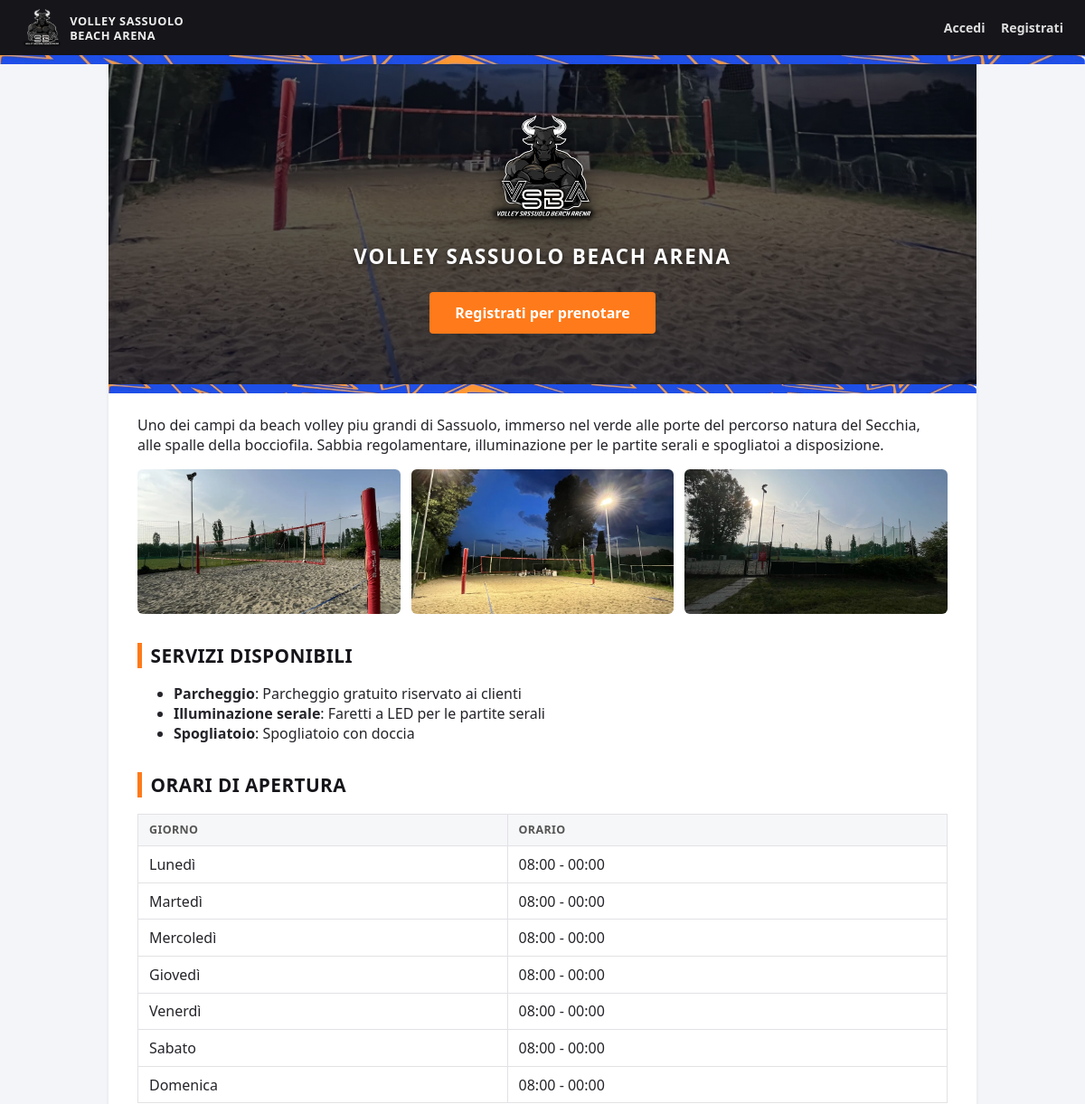
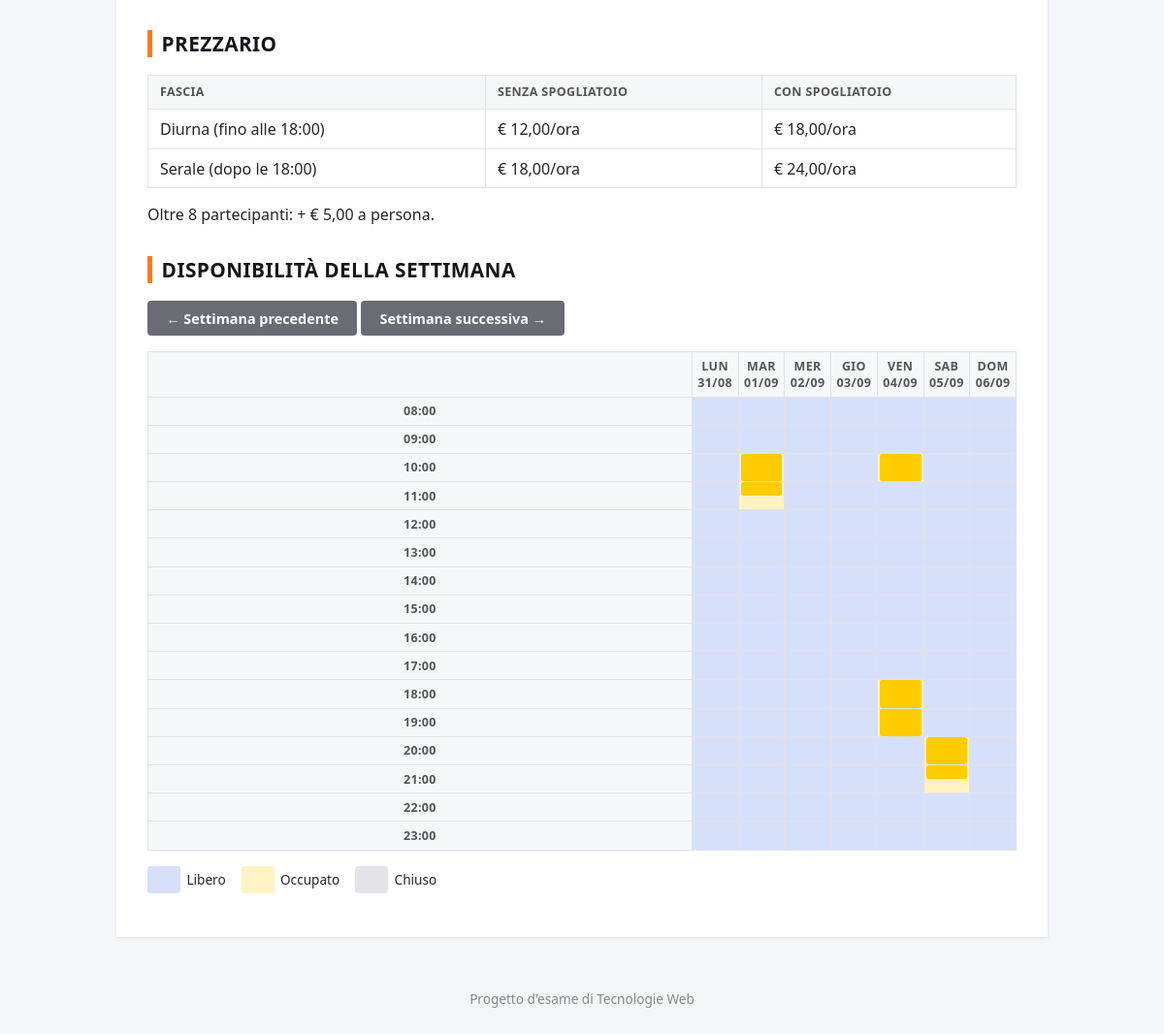
The page / on the database its author committed (2 pictures, top to bottom).
### struttura/models.py (models this page shows, shortened)
class Campo(models.Model):
    nome = models.CharField(max_length=100, default='Campo da Beach Volley')
    descrizione = models.TextField(blank=True)

class Servizio(models.Model):
    nome = models.CharField(max_length=100)
    descrizione = models.CharField(max_length=255, blank=True)
    disponibile = models.BooleanField(default=True)

class OrarioApertura(models.Model):
    class Giorno(models.IntegerChoices):
        LUNEDI = 0, 'Lunedì'
        MARTEDI = 1, 'Martedì'
        MERCOLEDI = 2, 'Mercoledì'
        GIOVEDI = 3, 'Giovedì'
        VENERDI = 4, 'Venerdì'
        SABATO = 5, 'Sabato'
        DOMENICA = 6, 'Domenica'
    giorno_settimana = models.IntegerField(choices=Giorno.choices, unique=True)
    aperto = models.BooleanField(default=True)
    ora_apertura = models.TimeField(default='08:00')
    ora_chiusura = models.TimeField(default='00:00', help_text='00:00 = mezzanotte')
    class Meta:
        ordering = ['giorno_settimana']

class Tariffa(models.Model):
    prezzo_diurno_no_spogliatoio = models.DecimalField(max_digits=6, decimal_places=2, default=12)
    prezzo_diurno_spogliatoio = models.DecimalField(max_digits=6, decimal_places=2, default=18)
    prezzo_serale_no_spogliatoio = models.DecimalField(max_digits=6, decimal_places=2, default=18)
    prezzo_serale_spogliatoio = models.DecimalField(max_digits=6, decimal_places=2, default=24)
    soglia_partecipanti = models.PositiveIntegerField(default=8)
    sovrapprezzo_persona_extra = models.DecimalField(max_digits=6, decimal_places=2, default=5)
    aggiornata_il = models.DateTimeField(auto_now=True)
    @classmethod
    def get_attuale(cls):
        tariffa = cls.objects.first()
        if tariffa is None:
            tariffa = cls.objects.create()
        return tariffa

### struttura/views.py (the view)
# urls.py: path('', home, name='home'),  # home page pubblica, alla radice del sito
def home(request):
    _assicura_orari_default()
    lunedi = _parse_lunedi(request)
    return render(request, 'struttura/home.html', {
        'campo': Campo.objects.first(),
        'servizi': Servizio.objects.filter(disponibile=True),
        'orari': OrarioApertura.objects.all(),
        'tariffa': Tariffa.get_attuale(),
        'lunedi': lunedi,
        **_contesto_calendario(request, lunedi),
    })

### prenotazioni/context_processors.py (called while the page is built)
def notifiche(request):
    user = getattr(request, 'user', None)
    if not user or not user.is_authenticated:
        return {}
    return {'notifiche_non_lette': user.notifiche.filter(letta=False).count()}

### struttura/time_utils.py (called while the page is built)
def minuti_dalla_mezzanotte(ora, fine_giornata=False):
    minuti = ora.hour * 60 + ora.minute
    if fine_giornata and minuti == 0:
        return 24 * 60
    return minuti

### struttura/views.py (called while the page is built)
def _parse_lunedi(request):
    valore = request.GET.get('inizio')
    if valore:
        try:
            data = datetime.date.fromisoformat(valore)
        except ValueError:
            data = timezone.localdate()
    else:
        data = timezone.localdate()
    return data - datetime.timedelta(days=data.weekday())

def _assicura_orari_default():
    if OrarioApertura.objects.count() < 7:
        esistenti = set(OrarioApertura.objects.values_list('giorno_settimana', flat=True))
        for giorno, _ in OrarioApertura.Giorno.choices:
            if giorno not in esistenti:
                OrarioApertura.objects.create(giorno_settimana=giorno)

def _contesto_calendario(request, lunedi):
    return {
        'calendario': calendario_settimana(lunedi),
        'settimana_prec': lunedi - datetime.timedelta(days=7),
        'settimana_succ': lunedi + datetime.timedelta(days=7),
        'puo_prenotare': not request.user.is_authenticated or request.user.is_cliente,
        'oggi': timezone.localdate(),
    }

### templates/struttura/home.html (shortened to what this page needs)
{% extends "base.html" %}
{% load l10n static %}
{% block content %}
<div class="hero">
    <img class="hero-logo" src="{% static 'img/vsba-toro.webp' %}" alt="VSBA">
    <p class="logo-sub">{{ campo.nome|default:"Volley Sassuolo Beach Arena" }}</p>
    {% if user.is_authenticated and user.is_cliente %}
        <a class="btn" href="{% url 'prenotazioni:nuova' %}">Prenota ora</a>
    {% elif not user.is_authenticated %}
        <a class="btn" href="{% url 'accounts:signup' %}">Registrati per prenotare</a>
    {% endif %}
</div>
<div class="pattern-band"></div>
<p>{{ campo.descrizione }}</p>
<div class="gallery">
    <img src="{% static 'img/campo-1.webp' %}" alt="Campo da beach volley">
    <img src="{% static 'img/campo-2.webp' %}" alt="Campo illuminato di sera">
    <img src="{% static 'img/campo-4.webp' %}" alt="Rete e recinzione del campo">
</div>
<h2>Servizi disponibili</h2>
{% if servizi %}
    <ul>
        {% for s in servizi %}<li><strong>{{ s.nome }}</strong>{% if s.descrizione %}: {{ s.descrizione }}{% endif %}</li>{% endfor %}
    </ul>
{% else %}
    <p>Nessun servizio elencato al momento.</p>
{% endif %}
<h2>Orari di apertura</h2>
<table>
    <thead><tr><th>Giorno</th><th>Orario</th></tr></thead>
    <tbody>
    {% for o in orari %}
        <tr>
            <td>{{ o.get_giorno_settimana_display }}</td>
            <td>{% if o.aperto %}{{ o.ora_apertura|time:"H:i" }} - {{ o.ora_chiusura|time:"H:i" }}{% else %}Chiuso{% endif %}</td>
        </tr>
    {% endfor %}
    </tbody>
</table>
<h2>Prezzario</h2>
<table>
    <thead><tr><th>Fascia</th><th>Senza spogliatoio</th><th>Con spogliatoio</th></tr></thead>
    <tbody>
        <tr><td>Diurna (fino alle 18:00)</td><td>€ {{ tariffa.prezzo_diurno_no_spogliatoio }}/ora</td><td>€ {{ tariffa.prezzo_diurno_spogliatoio }}/ora</td></tr>
        <tr><td>Serale (dopo le 18:00)</td><td>€ {{ tariffa.prezzo_serale_no_spogliatoio }}/ora</td><td>€ {{ tariffa.prezzo_serale_spogliatoio }}/ora</td></tr>
    </tbody>
</table>
<p>Oltre {{ tariffa.soglia_partecipanti }} partecipanti: + € {{ tariffa.sovrapprezzo_persona_extra }} a persona.</p>
<h2>Disponibilità della settimana</h2>
<div id="calendario-wrapper" data-endpoint="{% url 'struttura:calendario_ajax' %}">
    {% include "struttura/_calendario.html" %}
</div>
{% endblock %}

### static/css/style.css (style rules this page uses)
:root { --vsba-blue: #1533e6; --vsba-blue-dark: #0d1f8f; --vsba-orange: #ff7a1a; --vsba-yellow: #ffcc00; --vsba-black: #15151a; --vsba-pink: #f62350; --border: #e2e2e6; --text: #24242a; --success: #2a9d8f; --danger: #d64545; --font-display: "Segoe UI", Arial, sans-serif; }
* { box-sizing: border-box; }
body { font-family: "Segoe UI", Arial, sans-serif; margin: 0; color: var(--text); background: #f4f5f8; }
a { color: var(--vsba-blue); }
h1, h2, h3 { font-family: var(--font-display); font-weight: 800; }
h2 { color: var(--vsba-black); font-size: 1.3rem; text-transform: uppercase; letter-spacing: 0.02em; border-left: 5px solid var(--vsba-orange); padding-left: 0.6rem; margin-top: 2rem; }
.pattern-band { height: 10px; background-image: url('../img/sfondo-vsba.webp'); background-size: cover; background-position: center; }
.hero + .pattern-band { margin: 0 -2rem 1.5rem; }
table { border-collapse: collapse; width: 100%; margin: 1rem 0; }
th, td { border: 1px solid var(--border); padding: 0.55rem 0.75rem; text-align: left; }
th { background: #f6f7f9; text-transform: uppercase; font-size: 0.78rem; letter-spacing: 0.03em; color: #555; }
button, .btn { background: var(--vsba-orange); color: white; border: none; padding: 0.55rem 1.2rem; border-radius: 4px; cursor: pointer; text-decoration: none; display: inline-block; font-size: 0.9rem; font-weight: 700; }
.hero { position: relative; margin: -1.5rem -2rem 0; padding: 3.5rem 1.5rem; text-align: center; color: white; background: linear-gradient(rgba(10, 12, 30, 0.55), rgba(10, 12, 30, 0.8)), url('../img/campo-2.webp'); background-size: cover; background-position: center 70%; }
.hero img.hero-logo { height: 120px; width: auto; margin-bottom: 1rem; filter: drop-shadow(0 4px 10px rgba(0,0,0,0.5)); }
.hero .logo-sub { font-size: 1.4rem; font-weight: 800; text-transform: uppercase; letter-spacing: 0.08em; margin: 0 0 1.5rem; text-shadow: 0 2px 6px rgba(0,0,0,0.6); }
.hero .btn { font-size: 1rem; padding: 0.75rem 1.75rem; background: var(--vsba-orange); }
.gallery { display: grid; grid-template-columns: repeat(auto-fit, minmax(180px, 1fr)); gap: 0.75rem; margin: 1rem 0; }
.gallery img { width: 100%; height: 160px; object-fit: cover; border-radius: 6px; }

### rows shown on the page
Campo: nome "VOLLEY SASSUOLO BEACH ARENA", descrizione "Uno dei campi da beach volley piu grandi di Sassuolo, immerso nel verde alle porte del percorso natura del Secchia, alle spalle della bocciofila. Sabbia regolamentare, illuminazione per le partite serali e spogliatoi a disposizione."
Servizio: nome "Parcheggio", descrizione "Parcheggio gratuito riservato ai clienti"
Servizio: nome "Illuminazione serale", descrizione "Faretti a LED per le partite serali"
Servizio: nome "Spogliatoio", descrizione "Spogliatoio con doccia"
OrarioApertura: giorno_settimana "Lunedì", ora_apertura "08:00", ora_chiusura "00:00"
OrarioApertura: giorno_settimana "Martedì", ora_apertura "08:00", ora_chiusura "00:00"
OrarioApertura: giorno_settimana "Mercoledì", ora_apertura "08:00", ora_chiusura "00:00"
OrarioApertura: giorno_settimana "Giovedì", ora_apertura "08:00", ora_chiusura "00:00"
OrarioApertura: giorno_settimana "Venerdì", ora_apertura "08:00", ora_chiusura "00:00"
OrarioApertura: giorno_settimana "Sabato", ora_apertura "08:00", ora_chiusura "00:00"
OrarioApertura: giorno_settimana "Domenica", ora_apertura "08:00", ora_chiusura "00:00"
Tariffa: prezzo_diurno_no_spogliatoio "12,00", prezzo_diurno_spogliatoio "18,00", prezzo_serale_no_spogliatoio "18,00", prezzo_serale_spogliatoio "24,00", soglia_partecipanti "8", sovrapprezzo_persona_extra "5,00"

### other values the page prints
{{ giorno|date:"D" }} "LUN" "MAR" "MER" "GIO" "VEN" "SAB" "DOM"
{{ giorno|date:"d/m" }} "31/08" "01/09" "02/09" "03/09" "04/09" "05/09" "06/09"
{{ riga.ora_inizio|time:"H:i" }} "08:00" "09:00" "10:00" "11:00" "12:00" "13:00" "14:00" "15:00" "16:00" "17:00" "18:00" "19:00" "20:00" "21:00" "22:00" "23:00"
